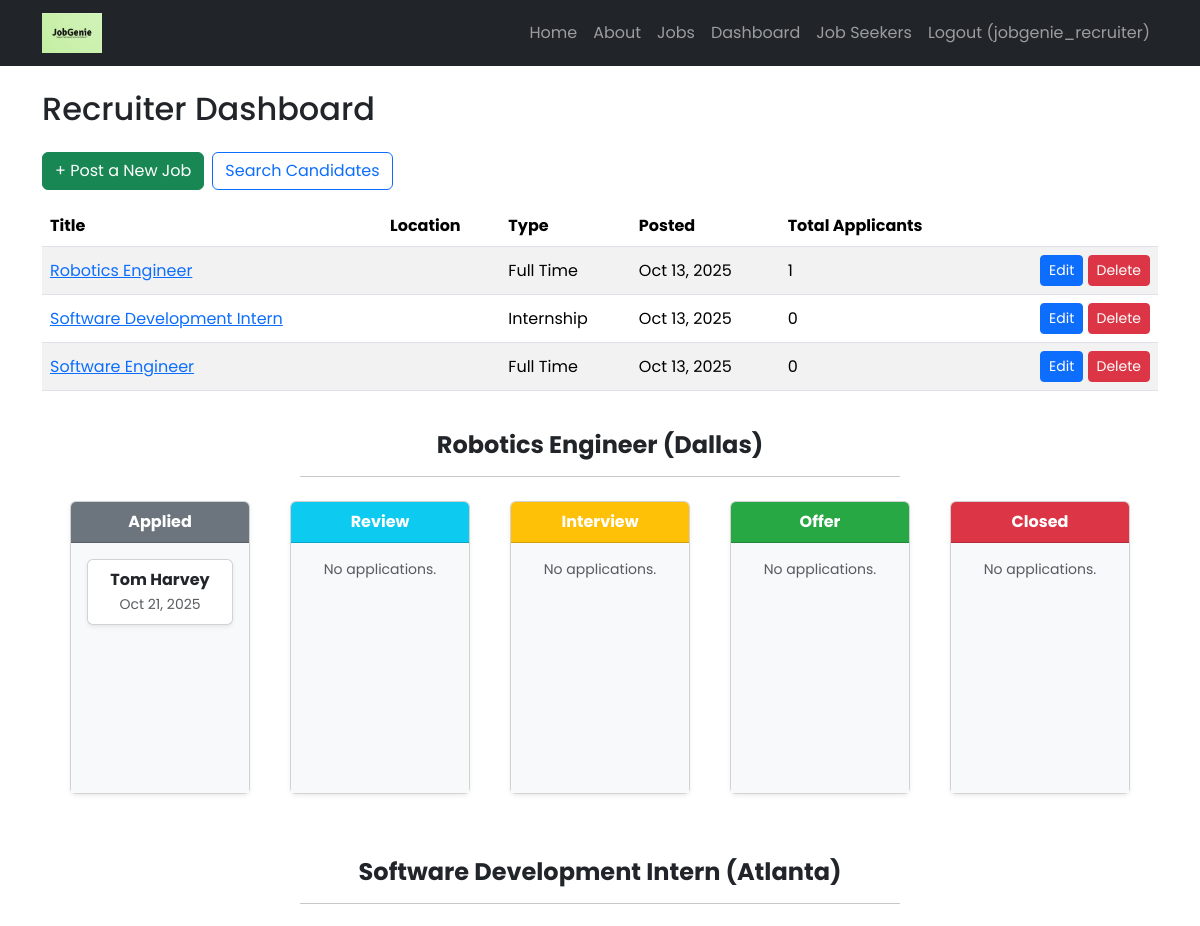
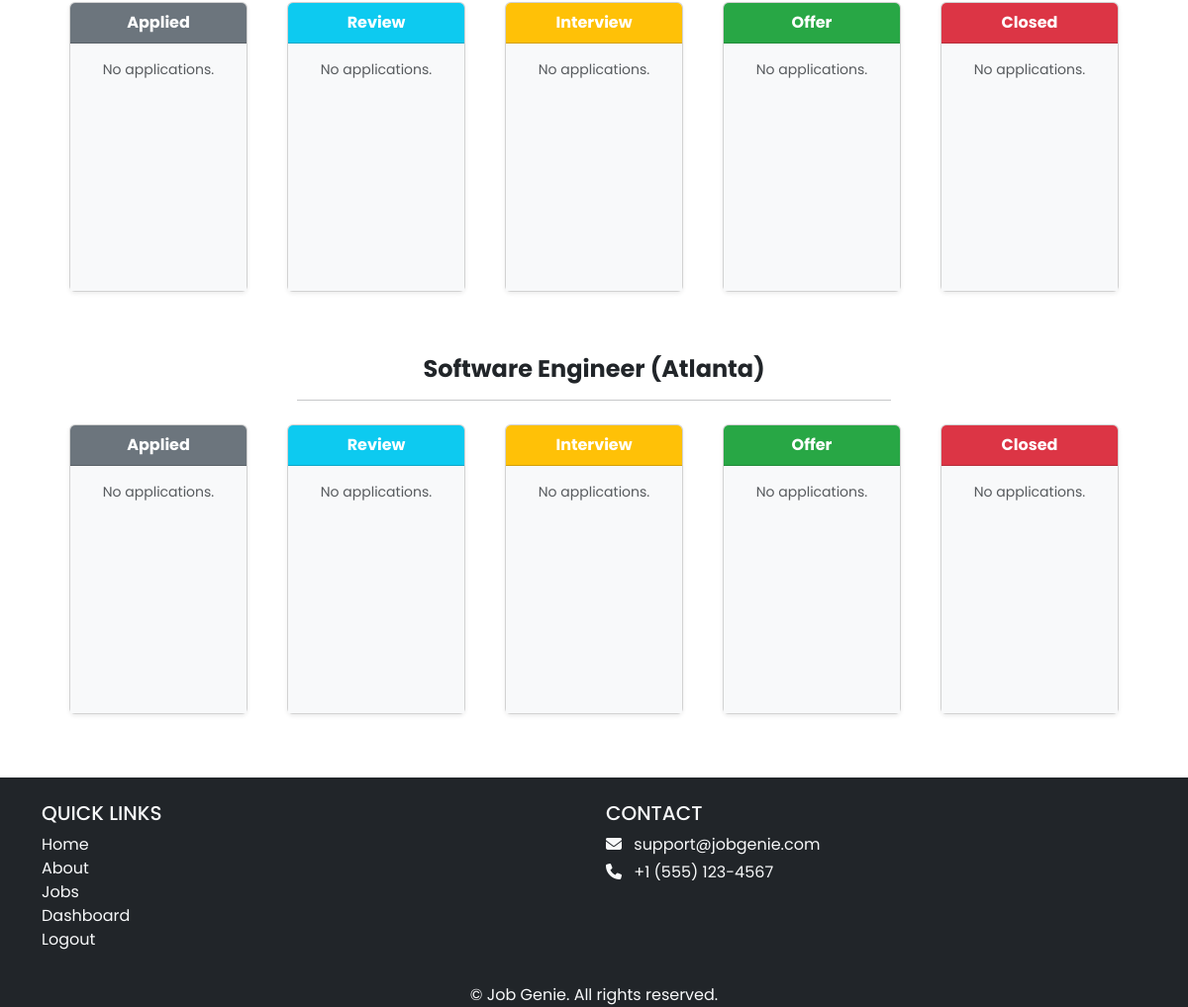
Page /recruiters/dashboard/ (signed in) on the committed database (2 pictures, top to bottom).
### jobs/models.py (models this page shows, shortened)
class Job(models.Model):
    JOB_TYPES = [
        ('FT', 'Full Time'),
        ('PT', 'Part Time'),
        ('IN', 'Internship'),
        ('CT', 'Contractor'),
    ]
    REMOTE_TYPES = [
        ('ON', 'On-site'),
        ('RE', 'Remote'),
        ('HY', 'Hybrid'),
    ]
    SPONSORSHIP_OPT = [
        ('YES', 'Sponsorship Available'),
        ('NO', 'No Sponsorship'),
    ]
    recruiter = models.ForeignKey(
    Recruiter,
    on_delete=models.CASCADE,
    related_name="jobs",
    null=True,
    blank=True
    )
    title = models.CharField(max_length=255)
    company_name = models.CharField(max_length=255, blank=True, default="")
    skills = models.TextField(help_text="List required skills, separated by commas", blank=True, default="")
    address = models.CharField(max_length=255, blank=True, help_text="Type office location or adjust pin on map")
    city = models.CharField(max_length=100, blank=True)
    state = models.CharField(max_length=100, blank=True)
    postal_code = models.CharField(max_length=20, blank=True)
    country = models.CharField(max_length=100, blank=True)
    salary_min = models.DecimalField(max_digits=10, decimal_places=2, null=True, blank=True)
    salary_max = models.DecimalField(max_digits=10, decimal_places=2, null=True, blank=True)
    job_type = models.CharField(max_length=2, choices=JOB_TYPES)
    visa_sponsorship = models.CharField(max_length=3, choices=SPONSORSHIP_OPT, default='NO')
    remote_type = models.CharField(max_length=2, choices=REMOTE_TYPES, default='ON')
    created_at = models.DateTimeField(auto_now_add=True)
    updated_at = models.DateTimeField(auto_now=True)
    lat = models.FloatField(null=True, blank=True)
    lng = models.FloatField(null=True, blank=True)
    class Meta:
        indexes = [
            models.Index(fields=['job_type']),
            models.Index(fields=['remote_type']),
            models.Index(fields=['city']),
        ]
        ordering = ['-created_at']

class Application(models.Model):
    STATUS_CHOICES = [
        ('applied', 'Applied'),
        ('review', 'Review'),
        ('interview', 'Interview'),
        ('offer', 'Offer'),
        ('closed', 'Closed'),
    ]
    job = models.ForeignKey(Job, on_delete=models.CASCADE, related_name="applications")
    candidate = models.ForeignKey(settings.AUTH_USER_MODEL, on_delete=models.CASCADE, related_name="applications")
    note = models.TextField(blank=True)  # tailored note from candidate
    status = models.CharField(max_length=20, choices=STATUS_CHOICES, default='applied')
    applied_at = models.DateTimeField(auto_now_add=True)

### profiles/models.py (models this page shows, shortened)
class JobSeekerProfile(models.Model):
    first_name = models.CharField(max_length=255, default='Unknown')
    last_name = models.CharField(max_length=255, default='Unknown')
    user = models.OneToOneField(User, on_delete=models.CASCADE)
    headline = models.CharField(max_length=255)
    skills = models.TextField()
    education = models.TextField()
    work_experience = models.TextField()
    links = models.TextField(blank=True)
    is_public = models.BooleanField(default=True)  # privacy
    address = models.CharField(max_length=255, blank=True)
    city = models.CharField(max_length=100, blank=True)
    state = models.CharField(max_length=100, blank=True)
    postal_code = models.CharField(max_length=20, blank=True)
    country = models.CharField(max_length=100, blank=True)
    lat = models.FloatField(null=True, blank=True)
    lng = models.FloatField(null=True, blank=True)

### recruiters/views.py (the view)
# urls.py: path("dashboard/", RecruiterDashboardView.as_view(), name="dashboard"),
class RecruiterDashboardView(LoginRequiredMixin, TemplateView):
    template_name = "recruiters/dashboard.html"
    def get_context_data(self, **kwargs):
        context = super().get_context_data(**kwargs)
        recruiter = self.request.user.recruiter_profile
        context["recruiter"] = recruiter
        jobs = Job.objects.filter(recruiter=recruiter).order_by("-created_at")
        context["jobs"] = jobs
        job_pipelines = {}
        for job in jobs:
            applications = job.applications.select_related("candidate")
            job_pipelines[job.id] = {
                "applied": applications.filter(status="applied"),
                "review": applications.filter(status="review"),
                "interview": applications.filter(status="interview"),
                "offer": applications.filter(status="offer"),
                "closed": applications.filter(status="closed"),
            }
        context["job_pipelines"] = job_pipelines
        return context

### recruiters/templatetags/recruiter_extras.py (called while the page is built)
@register.filter
def get_item(dictionary, key):
    return dictionary.get(key)

### recruiters/templates/recruiters/dashboard.html (shortened to what this page needs)
{% extends "base.html" %}
{% load recruiter_extras %}
{% load static %}
{% block content %}
<div class="container py-4">
  <h2 class="mb-4">Recruiter Dashboard</h2>
  <div class="mb-3 d-flex gap-2">
    <a href="{% url 'job_create' %}" class="btn btn-success">+ Post a New Job</a>
    <a href="{% url 'recruiters:candidate_search' %}" class="btn btn-outline-primary">Search Candidates</a>
  </div>
  {% if jobs %}
    <div class="table-responsive">
      <table class="table align-middle table-striped">
        <thead>
          <tr>
            <th>Title</th>
            <th>Location</th>
            <th>Type</th>
            <th>Posted</th>
            <th>Total Applicants</th>
            <th></th>
          </tr>
        </thead>
        <tbody>
          {% for job in jobs %}
            <tr>
              <td>
                <a href="{% url 'job_detail' job.pk %}">
                  {{ job.title }}
                </a>
              </td>
              <td>{{ job.location }}</td>
              <td>{{ job.get_job_type_display }}</td>
              <td>{{ job.created_at|date:"M j, Y" }}</td>
              <td>{{ job.applications.count }}</td>
              <td class="text-end">
                <a href="{% url 'job_edit' job.pk %}" class="btn btn-sm btn-primary">Edit</a>
                <a href="{% url 'job_delete' job.pk %}" class="btn btn-sm btn-danger">Delete</a>
              </td>
            </tr>
          {% endfor %}
        </tbody>
      </table>
    </div>
  {% else %}
    <div class="alert alert-info">
      You haven’t posted any jobs yet. Click “Post a New Job” to get started!
    </div>
  {% endif %}
</div>
{% for job in jobs %}
  <div class="mb-5">
    <h4 class="mb-3 text-center fw-bold">{{ job.title }} ({{ job.city }})</h4>
    <hr class="w-50 mx-auto mb-4">
    {% with pipeline=job_pipelines|get_item:job.id %}
      {% if pipeline %}
        <div class="row justify-content-center text-center">
          {% for stage, apps in pipeline.items %}
            <div class="col-md-2 mx-2">
              <div class="card shadow-sm mb-3">
                <div class="card-header text-center fw-bold text-capitalize text-white"
                    data-stage="{{ stage }}">
                  {{ stage }}
                </div>
                <div class="card-body kanban-column" style="min-height: 250px; background:#f8f9fa;">
                  {% for app in apps %}
                    <div class="card mb-2 p-2 bg-white shadow-sm"
                        draggable="true"
                        data-app-id="{{ app.id }}">
                      <a href="{% url 'recruiters:application_detail' app.id %}" class="text-decoration-none text-dark">
                        <strong>
                          {% if app.candidate.jobseekerprofile %}
                            {{ app.candidate.jobseekerprofile.first_name }} {{ app.candidate.jobseekerprofile.last_name }}
                          {% else %}
                            {{ app.candidate.username }}
                          {% endif %}
                          </strong><br>
                        <small class="text-muted">{{ app.applied_at|date:"M j, Y" }}</small>
                      </a>
                    </div>
                  {% empty %}
                    <p class="text-muted small">No applications.</p>
                  {% endfor %}
                </div>
              </div>
            </div>
          {% endfor %}
        </div>
      {% else %}
        <p>No applications for this job yet.</p>
      {% endif %}
    {% endwith %}
  </div>
{% endfor %}
{% endblock content %}

### jobgenie/templates/base.html (shortened to what this page needs)
<!DOCTYPE html>
<html>
{% load static %}
<head>
    <link href="https://cdn.jsdelivr.net/npm/bootstrap@5.3.3/dist/css/bootstrap.min.css" rel="stylesheet"
>
    <link rel="stylesheet" href="https://cdnjs.cloudflare.com/ajax/libs/font-awesome/6.1.1/css/all.min.css">
    <link rel="stylesheet" type="text/css" href="{% static 'css/style.css' %}">
</head>
<body>
    <header>
        <nav class="navbar navbar-expand-lg navbar-dark bg-dark">
            <div class="container">
                <a class="navbar-brand" href="{% url 'home.index' %}">
                    <img src="{% static 'img/logo.png' %}" alt="logo" height="40" />
                </a>
                <div class="collapse navbar-collapse" id="navbarNav">
                    <ul class="navbar-nav ms-auto">
                        <li class="nav-item">
                            <a class="nav-link {% if request.resolver_match.url_name == 'home.index' %}active{% endif %}"
                                href="{% url 'home.index' %}">Home</a>
                        </li>
                        <li class="nav-item">
                            <a class="nav-link {% if request.resolver_match.url_name == 'home.about' %}active{% endif %}"
                                href="{% url 'home.about' %}">About</a>
                        </li>
                        <li class="nav-item">
                            <a class="nav-link {% if request.path|slice:':6' == '/jobs/' %}active{% endif %}" href="{% url 'job_list' %}">Jobs</a>
                        </li>
                        {% if user.is_authenticated %}
                            {% if user.userprofile.role == "JOB_SEEKER" %}
                                <li class="nav-item">
                                    <a class="nav-link {% if request.resolver_match.url_name == 'profiles:view_profile' %}active{% endif %}"
                                        href="{% url 'profiles:view_profile' %}">My Profile</a>
                                </li>
                                <li class="nav-item">
                                    <a class="nav-link {% if request.resolver_match.url_name == 'my_applications' %}active{% endif %}"
                                        href="{% url 'my_applications' %}">My Applications</a>
                                </li>
                            {% elif user.userprofile.role == "RECRUITER" %}
                                <li class="nav-item">
                                    <a class="nav-link {% if request.resolver_match.url_name == 'recruiters:dashboard' %}active{% endif %}"
                                        href="{% url 'recruiters:dashboard' %}">Dashboard</a>
                                </li>
                                <li class="nav-item">
                                    <a class="nav-link {% if request.path|slice:':18' == '/profiles/jobseekers/' %}active{% endif %}"
                                        href="{% url 'profiles:jobseeker_list' %}">Job Seekers</a>
                                </li>
                            {% else %}
                                <li class="nav-item">
                                    <a class="nav-link" href="{% url 'accounts.signup' %}">Complete Profile</a>
                                </li>
                            {% endif %}
                            <li class="nav-item">
                                <a class="nav-link" href="{% url 'accounts.logout' %}">Logout ({{ user.username }})</a>
                            </li>
                        {% endif %}
                    </ul>
                </div>
            </div>
        </nav>
    </header>
    <div>
        {% block content %}
        {% endblock content %}
    </div>
    <footer class="bg-dark text-light pt-4 mt-5">
        <div class="container text-center">
            <div class="row text-center text-md-start">
                <div class="col-md-6 mb-3">
                    <h5 class="text-uppercase">Quick Links</h5>
                    <ul class="list-unstyled">
                    <li><a href="{% url 'home.index' %}" class="text-light text-decoration-none">Home</a></li>
                    <li><a href="{% url 'home.about' %}" class="text-light text-decoration-none">About</a></li>
                    <li><a href="{% url 'job_list' %}" class="text-light text-decoration-none">Jobs</a></li>
                    {% if user.is_authenticated %}
                        {% if user.userprofile.role == "JOB_SEEKER" %}
                            <li><a href="{% url 'profiles:view_profile' %}" class="text-light text-decoration-none">My Profile</a></li>
                        {% elif user.userprofile.role == "RECRUITER" %}
                            <li><a href="{% url 'recruiters:dashboard' %}" class="text-light text-decoration-none">Dashboard</a></li>
                        {% endif %}
                        <li><a href="{% url 'accounts.logout' %}" class="text-light text-decoration-none">Logout</a></li>
                    {% else %}
                        <li><a href="{% url 'accounts.login' %}" class="text-light text-decoration-none">Login</a></li>
                        <li><a href="{% url 'accounts.signup' %}" class="text-light text-decoration-none">Sign Up</a>
                        </li>
                        {% endif %}
                    </ul>
                </div>
                <div class="col-md-6 mb-3">
                    <h5 class="text-uppercase">Contact</h5>
                    <p class="mb-1"><i class="fas fa-envelope me-2"></i> support@jobgenie.com</p>
                    <p class="mb-1"><i class="fas fa-phone me-2"></i> +1 (555) 123-4567</p>
                </div>
            </div>
            <p class="mb-0">&copy; {{ now|date:"Y" }} Job Genie. All rights reserved.</p>
        </div>
    </footer>
</body>
</html>

### jobgenie/static/css/style.css (style rules this page uses)
body { font-family: 'Poppins', sans-serif; }
.navbar-brand { font-size: 1.4rem; letter-spacing: 1px; }

### recruiters/templates/recruiters/dashboard.html (style rules this page uses)
.card-header[data-stage="applied"] { background-color: #6c757d; }
.card-header[data-stage="review"] { background-color: #0dcaf0; color: #000; }
.card-header[data-stage="interview"] { background-color: #ffc107; color: #000; }
.card-header[data-stage="offer"] { background-color: #28a745; }
.card-header[data-stage="closed"] { background-color: #dc3545; }

### rows in the picture
Job: title "Robotics Engineer", job_type "Full Time", created_at "Oct 13, 2025", applications.count "1", city "Dallas", pipeline "Applied" "Review" "Interview" "Offer" "Closed"
Job: title "Software Development Intern", job_type "Internship", created_at "Oct 13, 2025", applications.count "0", city "Atlanta", pipeline "Applied" "Review" "Interview" "Offer" "Closed"
Job: title "Software Engineer", job_type "Full Time", created_at "Oct 13, 2025", applications.count "0", city "Atlanta", pipeline "Applied" "Review" "Interview" "Offer" "Closed"
Application: candidate.jobseekerprofile.first_name "Tom", candidate.jobseekerprofile.last_name "Harvey", applied_at "Oct 21, 2025"

### other values in the picture
{{ user.username }} "jobgenie_recruiter"
